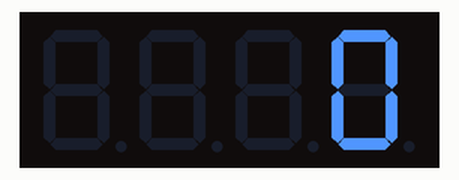
Simulated run of this sketch. Board: ESP8266 (NodeMCU). Parts: 4-digit seven-segment display. WiFi joins after 1.5 s; servers stay silent unless stated; the local clock reads 2024-03-15 10:24:30 at power-on unless the sketch sets it; what the sketch prints to the serial monitor is not drawn.

Above: at 0.1 s.
At 0.6 s:
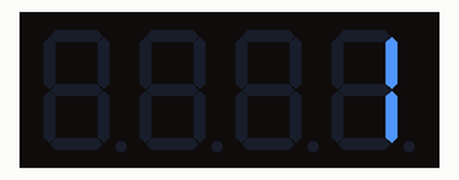
At 1.1 s:
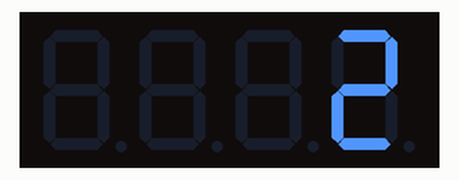
At 2.7 s:
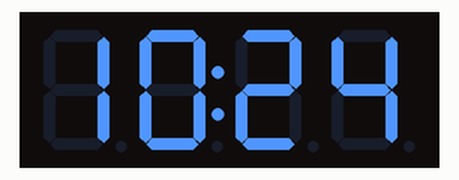
At 66.0 s:
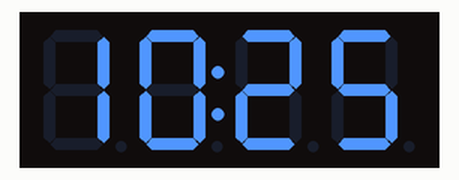
At 128.3 s:
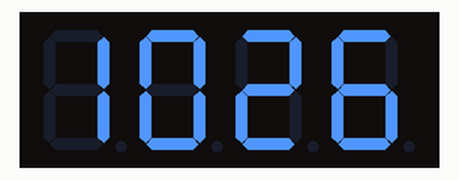

Measured:
- what the display in image 1 shows lasts 0.5 s, from 0.6 s to 1.1 s

The sketch:

TM1637-Clock2.ino
```cpp
#include <TM1637Display.h>
#include <ESP8266WiFi.h>
#include "time.h"

const char* ssid = "Kens Device";
const char* password = "asdfghjkl";
const int CLK_PIN = D2;
const int DIO_PIN = D3;
int colonShow = 0b01000000;
int colonHide = 0b00000000;
int colonStat,i=0;
bool colonVisible = true;
const char* ntpServer = "pool.ntp.org";
const long  gmtOffset_sec = 19800;   //Replace with your GMT offset (seconds)
const int   daylightOffset_sec = 0;  //Replace with your daylight offset (seconds)
String ab="";
TM1637Display display(CLK_PIN, DIO_PIN);


void setup()
{
  Serial.begin(9600);
  display.setBrightness(7); // Set display brightness
  display.clear();
  //connect to WiFi
  Serial.printf("Connecting to %s ", ssid);
  WiFi.begin(ssid, password);
  while (WiFi.status() != WL_CONNECTED) {
      display.showNumberDec(i, false);
      delay(500);
      i++;
  }
  //Serial.println("CONNECTED to WIFI");

  //init and get the time
  configTime(gmtOffset_sec, daylightOffset_sec, ntpServer);
  printLocalTime();

  //disconnect WiFi as it's no longer needed
  WiFi.disconnect(true);
  WiFi.mode(WIFI_OFF);
}

void loop()
{
  printLocalTime();
}
void printLocalTime()
{
  time_t rawtime;
  struct tm * timeinfo;
  time (&rawtime);
  timeinfo = localtime (&rawtime);

  // Extract hour and minutes
  int hours = timeinfo->tm_hour;
  int minutes = timeinfo->tm_min;
  //const char* ampm = (hours < 12) ? "AM" : "PM";

  // Convert to 12-hour format
  if (hours > 12) {
    hours -= 12;
  }
  if (hours == 0) {
    hours = 12;
  }
  colonVisible = !colonVisible;
  if (colonVisible == true){
    colonStat= colonShow;
  }
  else if (colonVisible == false){
    colonStat= colonHide;
  }
  ab = (hours);
  ab +=  (minutes);
  int num = ab.toInt();
  display.showNumberDecEx(num,colonStat);

  //Serial.printf("Current time: %02d:%02d\n", hours, minutes);
  //Serial.println(asctime(timeinfo));
  delay(1000);
}
```
